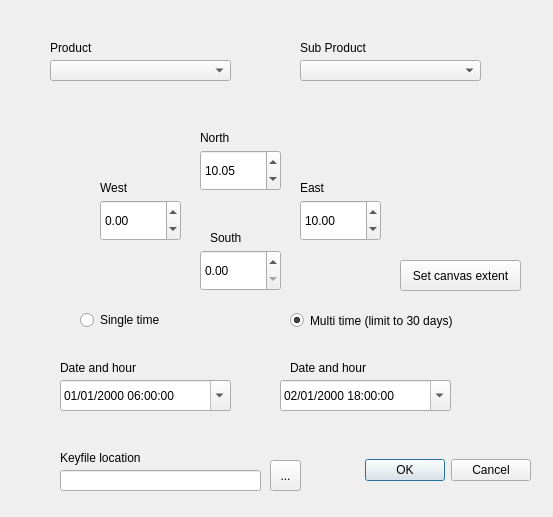
<?xml version="1.0" encoding="UTF-8"?>
<ui version="4.0">
 <class>Dialog</class>
 <widget class="QDialog" name="Dialog">
  <property name="geometry">
   <rect>
    <x>0</x>
    <y>0</y>
    <width>553</width>
    <height>517</height>
   </rect>
  </property>
  <property name="windowTitle">
   <string>Dialog</string>
  </property>
  <widget class="QDialogButtonBox" name="buttonBox">
   <property name="geometry">
    <rect>
     <x>330</x>
     <y>440</y>
     <width>201</width>
     <height>61</height>
    </rect>
   </property>
   <property name="orientation">
    <enum>Qt::Horizontal</enum>
   </property>
   <property name="standardButtons">
    <set>QDialogButtonBox::Cancel|QDialogButtonBox::Ok</set>
   </property>
  </widget>
  <widget class="QLabel" name="product_label">
   <property name="geometry">
    <rect>
     <x>50</x>
     <y>40</y>
     <width>55</width>
     <height>16</height>
    </rect>
   </property>
   <property name="text">
    <string>Product</string>
   </property>
  </widget>
  <widget class="QLabel" name="label_2">
   <property name="geometry">
    <rect>
     <x>300</x>
     <y>40</y>
     <width>91</width>
     <height>16</height>
    </rect>
   </property>
   <property name="text">
    <string>Sub Product</string>
   </property>
  </widget>
  <widget class="QToolButton" name="btn_browse_keyfile">
   <property name="geometry">
    <rect>
     <x>270</x>
     <y>460</y>
     <width>31</width>
     <height>31</height>
    </rect>
   </property>
   <property name="text">
    <string>...</string>
   </property>
  </widget>
  <widget class="QLabel" name="label">
   <property name="geometry">
    <rect>
     <x>60</x>
     <y>450</y>
     <width>121</width>
     <height>16</height>
    </rect>
   </property>
   <property name="text">
    <string>Keyfile location</string>
   </property>
  </widget>
  <widget class="QLineEdit" name="lineEdit">
   <property name="geometry">
    <rect>
     <x>60</x>
     <y>470</y>
     <width>201</width>
     <height>21</height>
    </rect>
   </property>
  </widget>
  <widget class="QComboBox" name="products_comboBox">
   <property name="geometry">
    <rect>
     <x>50</x>
     <y>60</y>
     <width>181</width>
     <height>21</height>
    </rect>
   </property>
   <property name="focusPolicy">
    <enum>Qt::WheelFocus</enum>
   </property>
   <property name="contextMenuPolicy">
    <enum>Qt::ActionsContextMenu</enum>
   </property>
   <property name="currentText">
    <string/>
   </property>
   <property name="currentIndex">
    <number>-1</number>
   </property>
  </widget>
  <widget class="QComboBox" name="subproducts_comboBox">
   <property name="geometry">
    <rect>
     <x>300</x>
     <y>60</y>
     <width>181</width>
     <height>21</height>
    </rect>
   </property>
  </widget>
  <widget class="QLabel" name="label_5">
   <property name="geometry">
    <rect>
     <x>200</x>
     <y>130</y>
     <width>91</width>
     <height>16</height>
    </rect>
   </property>
   <property name="text">
    <string>North</string>
   </property>
  </widget>
  <widget class="QLabel" name="label_7">
   <property name="geometry">
    <rect>
     <x>100</x>
     <y>180</y>
     <width>91</width>
     <height>16</height>
    </rect>
   </property>
   <property name="text">
    <string>West</string>
   </property>
  </widget>
  <widget class="QLabel" name="label_8">
   <property name="geometry">
    <rect>
     <x>300</x>
     <y>180</y>
     <width>91</width>
     <height>16</height>
    </rect>
   </property>
   <property name="text">
    <string>East</string>
   </property>
  </widget>
  <widget class="QPushButton" name="btn_extent">
   <property name="geometry">
    <rect>
     <x>400</x>
     <y>260</y>
     <width>121</width>
     <height>31</height>
    </rect>
   </property>
   <property name="text">
    <string>Set canvas extent</string>
   </property>
  </widget>
  <widget class="QLabel" name="label_6">
   <property name="geometry">
    <rect>
     <x>210</x>
     <y>230</y>
     <width>91</width>
     <height>16</height>
    </rect>
   </property>
   <property name="text">
    <string>South</string>
   </property>
  </widget>
  <widget class="QDateTimeEdit" name="dateTimeEdit_1">
   <property name="geometry">
    <rect>
     <x>60</x>
     <y>380</y>
     <width>171</width>
     <height>31</height>
    </rect>
   </property>
   <property name="dateTime">
    <datetime>
     <hour>6</hour>
     <minute>0</minute>
     <second>0</second>
     <year>2000</year>
     <month>1</month>
     <day>1</day>
    </datetime>
   </property>
   <property name="maximumDateTime">
    <datetime>
     <hour>23</hour>
     <minute>59</minute>
     <second>59</second>
     <year>2019</year>
     <month>7</month>
     <day>31</day>
    </datetime>
   </property>
   <property name="minimumDateTime">
    <datetime>
     <hour>0</hour>
     <minute>0</minute>
     <second>0</second>
     <year>2000</year>
     <month>1</month>
     <day>1</day>
    </datetime>
   </property>
   <property name="currentSection">
    <enum>QDateTimeEdit::DaySection</enum>
   </property>
   <property name="displayFormat">
    <string>dd/MM/yyyy HH:00:00</string>
   </property>
   <property name="calendarPopup">
    <bool>true</bool>
   </property>
  </widget>
  <widget class="QLabel" name="label_3">
   <property name="geometry">
    <rect>
     <x>60</x>
     <y>360</y>
     <width>91</width>
     <height>16</height>
    </rect>
   </property>
   <property name="text">
    <string>Date and hour</string>
   </property>
  </widget>
  <widget class="QLabel" name="label_4">
   <property name="geometry">
    <rect>
     <x>290</x>
     <y>360</y>
     <width>91</width>
     <height>16</height>
    </rect>
   </property>
   <property name="text">
    <string>Date and hour</string>
   </property>
  </widget>
  <widget class="QRadioButton" name="multi_radioButton">
   <property name="geometry">
    <rect>
     <x>290</x>
     <y>310</y>
     <width>201</width>
     <height>21</height>
    </rect>
   </property>
   <property name="text">
    <string>Multi time (limit to 30 days)</string>
   </property>
   <property name="checked">
    <bool>true</bool>
   </property>
  </widget>
  <widget class="QRadioButton" name="single_radioButton">
   <property name="geometry">
    <rect>
     <x>80</x>
     <y>310</y>
     <width>95</width>
     <height>20</height>
    </rect>
   </property>
   <property name="text">
    <string>Single time</string>
   </property>
  </widget>
  <widget class="QDoubleSpinBox" name="W_spinBox">
   <property name="geometry">
    <rect>
     <x>100</x>
     <y>200</y>
     <width>81</width>
     <height>41</height>
    </rect>
   </property>
   <property name="minimum">
    <double>-180.000000000000000</double>
   </property>
   <property name="maximum">
    <double>180.000000000000000</double>
   </property>
  </widget>
  <widget class="QDoubleSpinBox" name="N_spinBox">
   <property name="geometry">
    <rect>
     <x>200</x>
     <y>150</y>
     <width>81</width>
     <height>41</height>
    </rect>
   </property>
   <property name="minimum">
    <double>-90.000000000000000</double>
   </property>
   <property name="maximum">
    <double>90.000000000000000</double>
   </property>
   <property name="value">
    <double>10.050000000000001</double>
   </property>
  </widget>
  <widget class="QDoubleSpinBox" name="S_spinBox">
   <property name="geometry">
    <rect>
     <x>200</x>
     <y>250</y>
     <width>81</width>
     <height>41</height>
    </rect>
   </property>
   <property name="maximum">
    <double>90.000000000000000</double>
   </property>
  </widget>
  <widget class="QDoubleSpinBox" name="E_spinBox">
   <property name="geometry">
    <rect>
     <x>300</x>
     <y>200</y>
     <width>81</width>
     <height>41</height>
    </rect>
   </property>
   <property name="minimum">
    <double>-180.000000000000000</double>
   </property>
   <property name="maximum">
    <double>180.000000000000000</double>
   </property>
   <property name="value">
    <double>10.000000000000000</double>
   </property>
  </widget>
  <widget class="QDateTimeEdit" name="dateTimeEdit_2">
   <property name="geometry">
    <rect>
     <x>280</x>
     <y>380</y>
     <width>171</width>
     <height>31</height>
    </rect>
   </property>
   <property name="dateTime">
    <datetime>
     <hour>18</hour>
     <minute>0</minute>
     <second>0</second>
     <year>2000</year>
     <month>1</month>
     <day>2</day>
    </datetime>
   </property>
   <property name="maximumDateTime">
    <datetime>
     <hour>23</hour>
     <minute>59</minute>
     <second>59</second>
     <year>2019</year>
     <month>7</month>
     <day>31</day>
    </datetime>
   </property>
   <property name="minimumDateTime">
    <datetime>
     <hour>0</hour>
     <minute>0</minute>
     <second>0</second>
     <year>2000</year>
     <month>1</month>
     <day>1</day>
    </datetime>
   </property>
   <property name="currentSection">
    <enum>QDateTimeEdit::DaySection</enum>
   </property>
   <property name="displayFormat">
    <string>dd/MM/yyyy HH:00:00</string>
   </property>
   <property name="calendarPopup">
    <bool>true</bool>
   </property>
  </widget>
 </widget>
 <resources/>
 <connections>
  <connection>
   <sender>buttonBox</sender>
   <signal>accepted()</signal>
   <receiver>Dialog</receiver>
   <slot>accept()</slot>
   <hints>
    <hint type="sourcelabel">
     <x>248</x>
     <y>254</y>
    </hint>
    <hint type="destinationlabel">
     <x>157</x>
     <y>274</y>
    </hint>
   </hints>
  </connection>
  <connection>
   <sender>buttonBox</sender>
   <signal>rejected()</signal>
   <receiver>Dialog</receiver>
   <slot>reject()</slot>
   <hints>
    <hint type="sourcelabel">
     <x>316</x>
     <y>260</y>
    </hint>
    <hint type="destinationlabel">
     <x>286</x>
     <y>274</y>
    </hint>
   </hints>
  </connection>
 </connections>
</ui>
